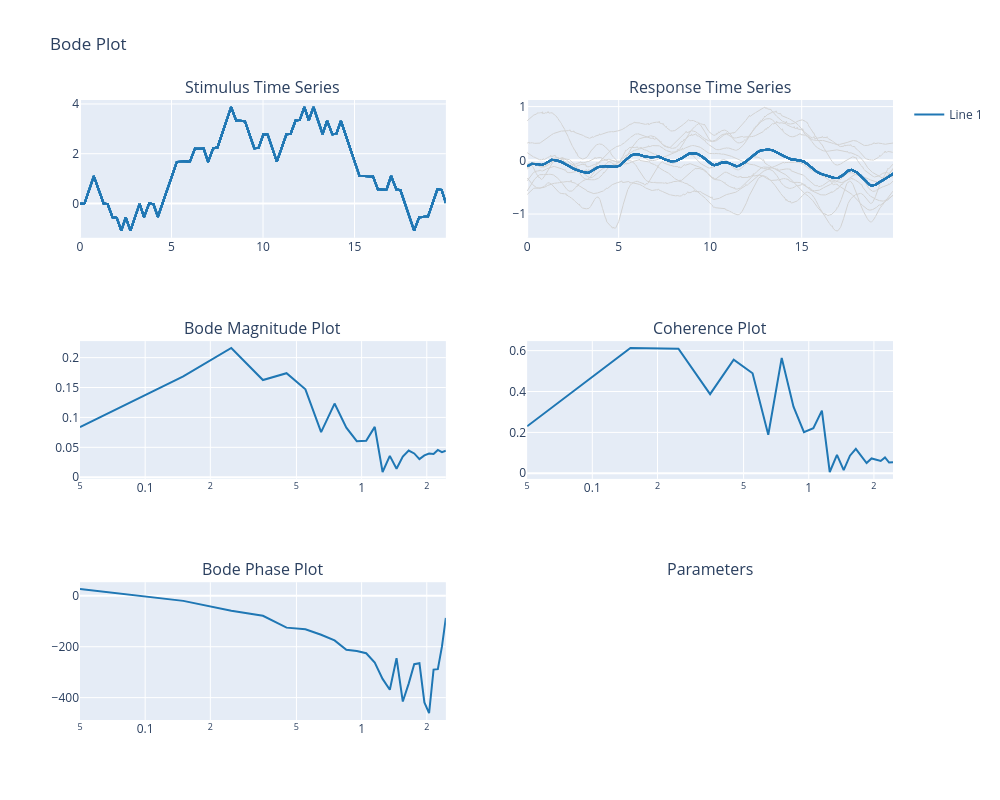

Notebook source saved alongside this figure:
### Code cell
# load data with stimulus and center of mass response cut to cycles
config = bp.AnaropiaPreprocessingConfig(
    body_height_m=height,       # required for calculating the center of mass height
    resample=True,              # True (default): resample to sampling_rate; False: keep original sampling rate
    cut_to_cycles=True,         # True (default): cut data to cycles; False: keep original data
    samplingrate_Hz=90,         # set target sampling rate (Hz); default is 90
    end_time_seconds=220,       # set duration for resampling; default is 220
    cycle_start_samples=20*90,  # discard first n samples when cutting to cycles
    cycle_length_samples=20*90, # length of each cycle in samples
    stimulus_name='stim_pitch'  # specify stimulus; default is 'stim_pitch'
)
com, time = bp.getdata_legacy(filename, config, output='com')
stim, _ = bp.getdata_legacy(filename, config, output='stimulus')

# Create stimulus response dataset
# when initializing the instance and providing the required inputs the class
# automatically calculates all attributes, such as the frequency response function.
# the inputs are:
# - sampling frequency (Hz)
# - stimulus in cycles
# - response in cycles
# - the selection of the frequencies to be considered in the analysis
data_exp = bp.sr_data(90,stim,com,'prts')

data_exp.plot()

### Figure 1 — Plotly figure (JSON) as saved in the notebook; plotly's stock layout.template omitted (floating-point values rounded to 4 significant figures; data arrays with more than 128 entries replaced by an {"elided": "..."} marker saying what was removed)
{"data": [{"line": {"color": "lightgray", "width": 1}, "mode": "lines", "showlegend": false, "type": "scatter", "x": {"elided": "1800 float values"}, "xaxis": "x", "y": {"elided": "1800 float values"}, "yaxis": "y"}, {"line": {"color": "#1f77b4"}, "mode": "lines", "showlegend": false, "type": "scatter", "x": {"elided": "1800 float values"}, "xaxis": "x", "y": {"elided": "1800 float values"}, "yaxis": "y"}, {"line": {"color": "lightgray", "width": 1}, "mode": "lines", "showlegend": false, "type": "scatter", "x": {"elided": "1800 float values"}, "xaxis": "x", "y": {"elided": "1800 float values"}, "yaxis": "y"}, {"line": {"color": "#1f77b4"}, "mode": "lines", "showlegend": false, "type": "scatter", "x": {"elided": "1800 float values"}, "xaxis": "x", "y": {"elided": "1800 float values"}, "yaxis": "y"}, {"line": {"color": "lightgray", "width": 1}, "mode": "lines", "showlegend": false, "type": "scatter", "x": {"elided": "1800 float values"}, "xaxis": "x", "y": {"elided": "1800 float values"}, "yaxis": "y"}, {"line": {"color": "#1f77b4"}, "mode": "lines", "showlegend": false, "type": "scatter", "x": {"elided": "1800 float values"}, "xaxis": "x", "y": {"elided": "1800 float values"}, "yaxis": "y"}, {"line": {"color": "lightgray", "width": 1}, "mode": "lines", "showlegend": false, "type": "scatter", "x": {"elided": "1800 float values"}, "xaxis": "x", "y": {"elided": "1800 float values"}, "yaxis": "y"}, {"line": {"color": "#1f77b4"}, "mode": "lines", "showlegend": false, "type": "scatter", "x": {"elided": "1800 float values"}, "xaxis": "x", "y": {"elided": "1800 float values"}, "yaxis": "y"}, {"line": {"color": "lightgray", "width": 1}, "mode": "lines", "showlegend": false, "type": "scatter", "x": {"elided": "1800 float values"}, "xaxis": "x", "y": {"elided": "1800 float values"}, "yaxis": "y"}, {"line": {"color": "#1f77b4"}, "mode": "lines", "showlegend": false, "type": "scatter", "x": {"elided": "1800 float values"}, "xaxis": "x", "y": {"elided": "1800 float values"}, "yaxis": "y"}, {"line": {"color": "lightgray", "width": 1}, "mode": "lines", "showlegend": false, "type": "scatter", "x": {"elided": "1800 float values"}, "xaxis": "x", "y": {"elided": "1800 float values"}, "yaxis": "y"}, {"line": {"color": "#1f77b4"}, "mode": "lines", "showlegend": false, "type": "scatter", "x": {"elided": "1800 float values"}, "xaxis": "x", "y": {"elided": "1800 float values"}, "yaxis": "y"}, {"line": {"color": "lightgray", "width": 1}, "mode": "lines", "showlegend": false, "type": "scatter", "x": {"elided": "1800 float values"}, "xaxis": "x", "y": {"elided": "1800 float values"}, "yaxis": "y"}, {"line": {"color": "#1f77b4"}, "mode": "lines", "showlegend": false, "type": "scatter", "x": {"elided": "1800 float values"}, "xaxis": "x", "y": {"elided": "1800 float values"}, "yaxis": "y"}, {"line": {"color": "lightgray", "width": 1}, "mode": "lines", "showlegend": false, "type": "scatter", "x": {"elided": "1800 float values"}, "xaxis": "x", "y": {"elided": "1800 float values"}, "yaxis": "y"}, {"line": {"color": "#1f77b4"}, "mode": "lines", "showlegend": false, "type": "scatter", "x": {"elided": "1800 float values"}, "xaxis": "x", "y": {"elided": "1800 float values"}, "yaxis": "y"}, {"line": {"color": "lightgray", "width": 1}, "mode": "lines", "showlegend": false, "type": "scatter", "x": {"elided": "1800 float values"}, "xaxis": "x", "y": {"elided": "1800 float values"}, "yaxis": "y"}, {"line": {"color": "#1f77b4"}, "mode": "lines", "showlegend": false, "type": "scatter", "x": {"elided": "1800 float values"}, "xaxis": "x", "y": {"elided": "1800 float values"}, "yaxis": "y"}, {"line": {"color": "lightgray", "width": 1}, "mode": "lines", "showlegend": false, "type": "scatter", "x": {"elided": "1800 float values"}, "xaxis": "x", "y": {"elided": "1800 float values"}, "yaxis": "y"}, {"line": {"color": "#1f77b4"}, "mode": "lines", "showlegend": false, "type": "scatter", "x": {"elided": "1800 float values"}, "xaxis": "x", "y": {"elided": "1800 float values"}, "yaxis": "y"}, {"line": {"color": "lightgray", "width": 1}, "mode": "lines", "showlegend": false, "type": "scatter", "x": {"elided": "1800 float values"}, "xaxis": "x2", "y": {"elided": "1800 float values"}, "yaxis": "y2"}, {"line": {"color": "#1f77b4"}, "mode": "lines", "showlegend": false, "type": "scatter", "x": {"elided": "1800 float values"}, "xaxis": "x2", "y": {"elided": "1800 float values"}, "yaxis": "y2"}, {"line": {"color": "lightgray", "width": 1}, "mode": "lines", "showlegend": false, "type": "scatter", "x": {"elided": "1800 float values"}, "xaxis": "x2", "y": {"elided": "1800 float values"}, "yaxis": "y2"}, {"line": {"color": "#1f77b4"}, "mode": "lines", "showlegend": false, "type": "scatter", "x": {"elided": "1800 float values"}, "xaxis": "x2", "y": {"elided": "1800 float values"}, "yaxis": "y2"}, {"line": {"color": "lightgray", "width": 1}, "mode": "lines", "showlegend": false, "type": "scatter", "x": {"elided": "1800 float values"}, "xaxis": "x2", "y": {"elided": "1800 float values"}, "yaxis": "y2"}, {"line": {"color": "#1f77b4"}, "mode": "lines", "showlegend": false, "type": "scatter", "x": {"elided": "1800 float values"}, "xaxis": "x2", "y": {"elided": "1800 float values"}, "yaxis": "y2"}, {"line": {"color": "lightgray", "width": 1}, "mode": "lines", "showlegend": false, "type": "scatter", "x": {"elided": "1800 float values"}, "xaxis": "x2", "y": {"elided": "1800 float values"}, "yaxis": "y2"}, {"line": {"color": "#1f77b4"}, "mode": "lines", "showlegend": false, "type": "scatter", "x": {"elided": "1800 float values"}, "xaxis": "x2", "y": {"elided": "1800 float values"}, "yaxis": "y2"}, {"line": {"color": "lightgray", "width": 1}, "mode": "lines", "showlegend": false, "type": "scatter", "x": {"elided": "1800 float values"}, "xaxis": "x2", "y": {"elided": "1800 float values"}, "yaxis": "y2"}, {"line": {"color": "#1f77b4"}, "mode": "lines", "showlegend": false, "type": "scatter", "x": {"elided": "1800 float values"}, "xaxis": "x2", "y": {"elided": "1800 float values"}, "yaxis": "y2"}, {"line": {"color": "lightgray", "width": 1}, "mode": "lines", "showlegend": false, "type": "scatter", "x": {"elided": "1800 float values"}, "xaxis": "x2", "y": {"elided": "1800 float values"}, "yaxis": "y2"}, {"line": {"color": "#1f77b4"}, "mode": "lines", "showlegend": false, "type": "scatter", "x": {"elided": "1800 float values"}, "xaxis": "x2", "y": {"elided": "1800 float values"}, "yaxis": "y2"}, {"line": {"color": "lightgray", "width": 1}, "mode": "lines", "showlegend": false, "type": "scatter", "x": {"elided": "1800 float values"}, "xaxis": "x2", "y": {"elided": "1800 float values"}, "yaxis": "y2"}, {"line": {"color": "#1f77b4"}, "mode": "lines", "showlegend": false, "type": "scatter", "x": {"elided": "1800 float values"}, "xaxis": "x2", "y": {"elided": "1800 float values"}, "yaxis": "y2"}, {"line": {"color": "lightgray", "width": 1}, "mode": "lines", "showlegend": false, "type": "scatter", "x": {"elided": "1800 float values"}, "xaxis": "x2", "y": {"elided": "1800 float values"}, "yaxis": "y2"}, {"line": {"color": "#1f77b4"}, "mode": "lines", "showlegend": false, "type": "scatter", "x": {"elided": "1800 float values"}, "xaxis": "x2", "y": {"elided": "1800 float values"}, "yaxis": "y2"}, {"line": {"color": "lightgray", "width": 1}, "mode": "lines", "showlegend": false, "type": "scatter", "x": {"elided": "1800 float values"}, "xaxis": "x2", "y": {"elided": "1800 float values"}, "yaxis": "y2"}, {"line": {"color": "#1f77b4"}, "mode": "lines", "showlegend": false, "type": "scatter", "x": {"elided": "1800 float values"}, "xaxis": "x2", "y": {"elided": "1800 float values"}, "yaxis": "y2"}, {"line": {"color": "lightgray", "width": 1}, "mode": "lines", "showlegend": false, "type": "scatter", "x": {"elided": "1800 float values"}, "xaxis": "x2", "y": {"elided": "1800 float values"}, "yaxis": "y2"}, {"line": {"color": "#1f77b4"}, "mode": "lines", "showlegend": false, "type": "scatter", "x": {"elided": "1800 float values"}, "xaxis": "x2", "y": {"elided": "1800 float values"}, "yaxis": "y2"}, {"line": {"color": "#1f77b4"}, "mode": "lines", "name": "Line 1", "showlegend": true, "type": "scatter", "x": [0.05, 0.15, 0.25, 0.35, 0.45, 0.55, 0.65, 0.75, 0.85, 0.95, 1.05, 1.15, 1.25, 1.35, 1.45, 1.55, 1.65, 1.75, 1.85, 1.95, 2.05, 2.15, 2.25, 2.35, 2.45], "xaxis": "x3", "y": [0.08368, 0.1686, 0.216, 0.1625, 0.1739, 0.147, 0.07546, 0.1232, 0.08299, 0.06037, 0.06098, 0.08418, 0.008767, 0.03569, 0.01419, 0.03445, 0.04467, 0.03979, 0.03039, 0.0365, 0.03954, 0.03879, 0.04557, 0.04193, 0.04426], "yaxis": "y3"}, {"line": {"color": "#1f77b4"}, "mode": "lines", "showlegend": false, "type": "scatter", "x": [0.05, 0.15, 0.25, 0.35, 0.45, 0.55, 0.65, 0.75, 0.85, 0.95, 1.05, 1.15, 1.25, 1.35, 1.45, 1.55, 1.65, 1.75, 1.85, 1.95, 2.05, 2.15, 2.25, 2.35, 2.45], "xaxis": "x5", "y": [26.47, -19.77, -58.53, -78.51, -125.0, -131.6, -152.8, -175.1, -211.8, -216.6, -225.6, -262.6, -326.4, -369.3, -245.0, -415.4, -345.0, -268.9, -265.0, -419.2, -461.0, -289.9, -288.1, -199.7, -86.75], "yaxis": "y5"}, {"line": {"color": "#1f77b4"}, "mode": "lines", "showlegend": false, "type": "scatter", "x": [0.05, 0.15, 0.25, 0.35, 0.45, 0.55, 0.65, 0.75, 0.85, 0.95, 1.05, 1.15, 1.25, 1.35, 1.45, 1.55, 1.65, 1.75, 1.85, 1.95, 2.05, 2.15, 2.25, 2.35, 2.45], "xaxis": "x4", "y": [0.23, 0.6129, 0.6091, 0.3871, 0.556, 0.4893, 0.1888, 0.5645, 0.3258, 0.2009, 0.2203, 0.3063, 0.006339, 0.08999, 0.01539, 0.08613, 0.1192, 0.08507, 0.05023, 0.07274, 0.06632, 0.0603, 0.0774, 0.05272, 0.05382], "yaxis": "y4"}], "layout": {"annotations": [{"font": {"size": 16}, "showarrow": false, "text": "Stimulus Time Series", "x": 0.225, "xanchor": "center", "xref": "paper", "y": 1, "yanchor": "bottom", "yref": "paper"}, {"font": {"size": 16}, "showarrow": false, "text": "Response Time Series", "x": 0.775, "xanchor": "center", "xref": "paper", "y": 1, "yanchor": "bottom", "yref": "paper"}, {"font": {"size": 16}, "showarrow": false, "text": "Bode Magnitude Plot", "x": 0.225, "xanchor": "center", "xref": "paper", "y": 0.6111, "yanchor": "bottom", "yref": "paper"}, {"font": {"size": 16}, "showarrow": false, "text": "Coherence Plot", "x": 0.775, "xanchor": "center", "xref": "paper", "y": 0.6111, "yanchor": "bottom", "yref": "paper"}, {"font": {"size": 16}, "showarrow": false, "text": "Bode Phase Plot", "x": 0.225, "xanchor": "center", "xref": "paper", "y": 0.2222, "yanchor": "bottom", "yref": "paper"}, {"font": {"size": 16}, "showarrow": false, "text": "Parameters", "x": 0.775, "xanchor": "center", "xref": "paper", "y": 0.2222, "yanchor": "bottom", "yref": "paper"}], "height": 800, "title": {"text": "Bode Plot"}, "width": 1000, "xaxis": {"anchor": "y", "domain": [0, 0.45]}, "xaxis2": {"anchor": "y2", "domain": [0.55, 1]}, "xaxis3": {"anchor": "y3", "domain": [0, 0.45], "type": "log"}, "xaxis4": {"anchor": "y4", "domain": [0.55, 1], "type": "log"}, "xaxis5": {"anchor": "y5", "domain": [0, 0.45], "type": "log"}, "yaxis": {"anchor": "x", "domain": [0.7778, 1]}, "yaxis2": {"anchor": "x2", "domain": [0.7778, 1]}, "yaxis3": {"anchor": "x3", "domain": [0.3889, 0.6111]}, "yaxis4": {"anchor": "x4", "domain": [0.3889, 0.6111]}, "yaxis5": {"anchor": "x5", "domain": [0, 0.2222]}}}
